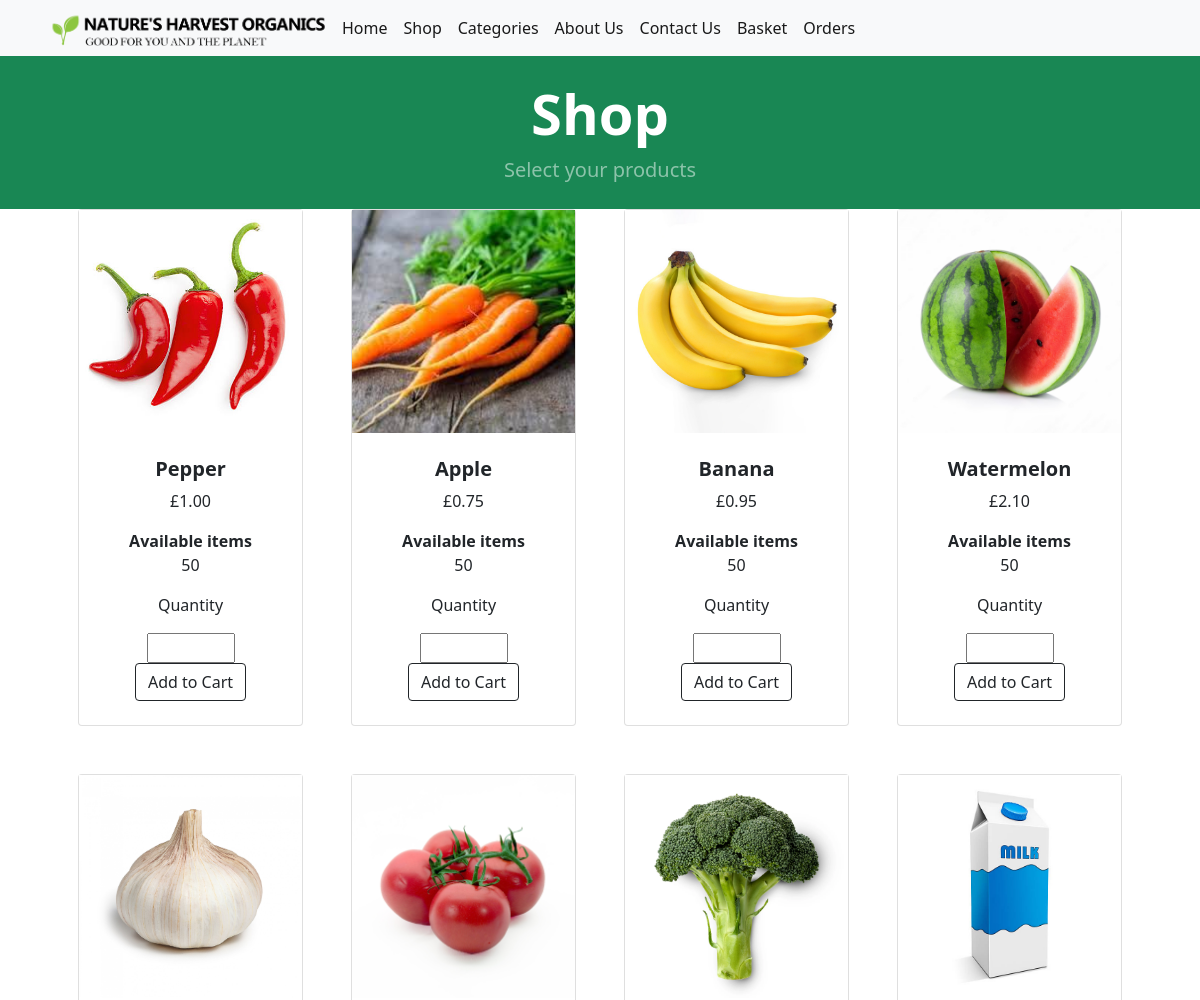
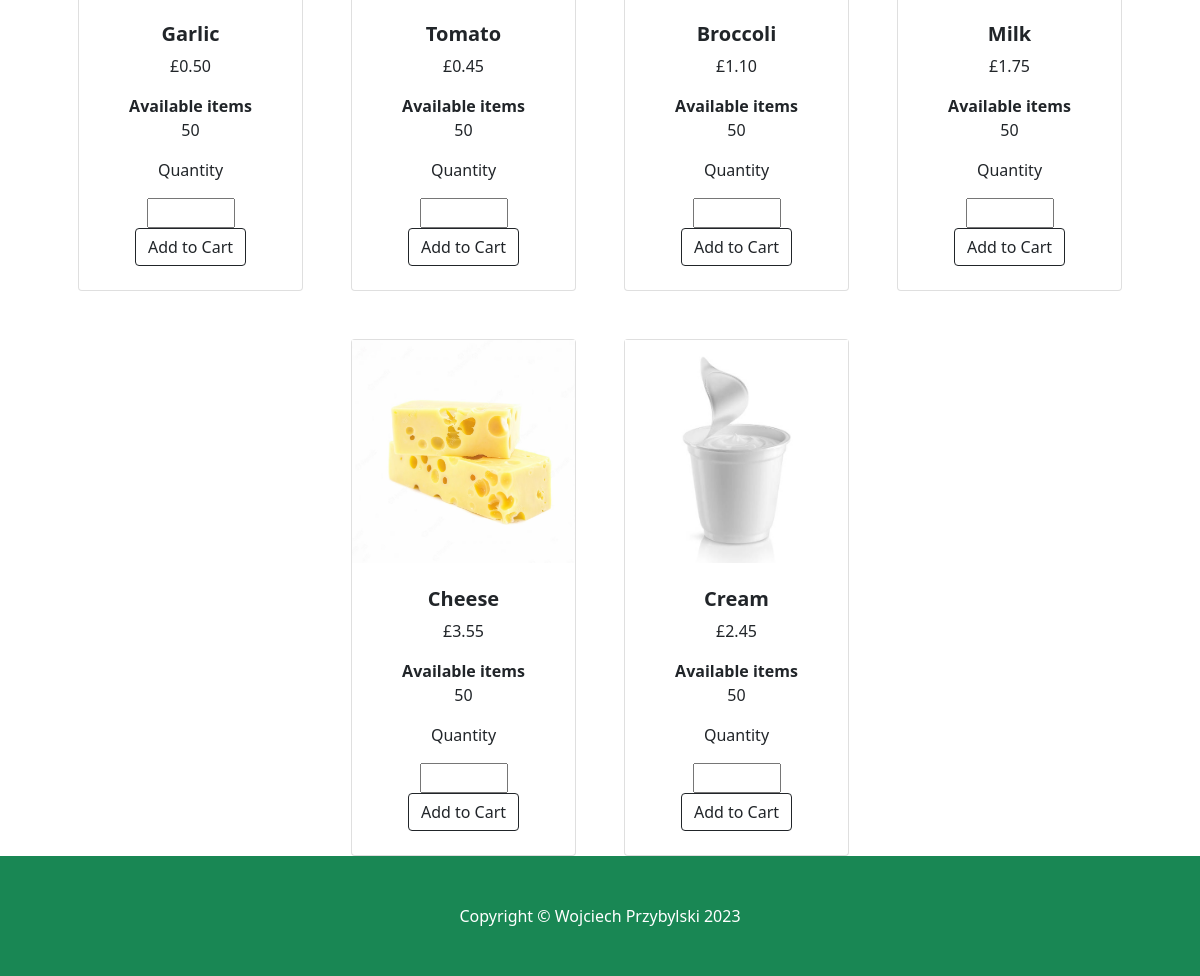
Page /shop on the committed database (2 pictures, top to bottom).
### tables this page shows
CREATE TABLE items (
	id INTEGER NOT NULL, 
	name VARCHAR(30) NOT NULL, 
	stock INTEGER NOT NULL, 
	price FLOAT NOT NULL, 
	type_id VARCHAR(15) NOT NULL, 
	PRIMARY KEY (id), 
	UNIQUE (name), 
	FOREIGN KEY(type_id) REFERENCES types (id)
);

### application/__init__.py (the view)
    @app.route('/shop', methods=['GET','POST'])
    def shop():
        from application import models
        items = models.Items.query.all()
        baseUrl = '/static/'
        return render_template("shop.html", items=items, baseUrl=baseUrl)

### application/templates/shop.html (shortened to what this page needs)
{% extends 'base.html' %}
{% block content %}
    <header class="bg-success py-2">
        <div class="container px-4 px-lg-5 my-3">
            <div class="text-center text-white">
                <h1 class="display-4 fw-bolder">Shop</h1>
                <p class="lead fw-normal text-white-50 mb-0">Select your products</p>
            </div>
        </div>
    </header>
    <section class="py-5">
        <div class="container px-4 px-lg-5 mt-5">
            <div class="row gx-4 gx-lg-5 row-cols-2 row-cols-md-3 row-cols-xl-4 justify-content-center">
                {% for item in items %}
                <div class="col mb-5">
                        <div class="card h-100">
                            <a class="pic" href="{{item.name}}"><img src="{{ baseUrl }}assets/images/{{item.id}}.jpg"></img></a>
                            <div class="card-body p-4">
                                <div class="text-center">
                                    <h5 class="fw-title">{{item.name}}</h5>
                                        <p class="price">£{{ "%.2f" | format(item.price) }}</p>
                                    <div>
                                        <b class="fw-bolder">Available items</b>
                                        <p class="">{{item.stock}}</p>
                                    </div>
                                    <div>
                                        <p>Quantity</p>
                                        <form action="{{ url_for('add_to_cart') }}" method="POST">
                                            <input name="quantity" type="number" min="1" max="{{item.stock}}">
                                            <button class="btn btn-outline-dark mt-auto" name="add_item" type="submit">Add to Cart</button>
                                        </form>
                                    </div>
                                </div>
                            </div>
                        </div>
                </div>
                {% endfor %}
            </div>
        </div>
    </section>
{% endblock %}

### application/templates/base.html (shortened to what this page needs)
<!DOCTYPE html>
<html lang="en">
<head>
    <link href="https://cdn.jsdelivr.net/npm/bootstrap-icons@1.5.0/font/bootstrap-icons.css" rel="stylesheet" />
    <link href="{{ url_for('static', filename='css/styles.css') }}" rel="stylesheet" />
</head>
<body>
    {% include 'navbar.html' %}
    {% block content %}{% endblock %}
    <footer class="py-5 bg-success">
        <div class="container"><p class="m-0 text-center text-white">Copyright &copy; Wojciech Przybylski 2023</p></div>
    </footer>
</body>
</html>

### application/templates/navbar.html (shortened to what this page needs)
<nav class="navbar navbar-expand-lg navbar-light bg-light">
    <div class="container px-4 px-lg-5">
        <a class="brand-logo" href="/"><img src='static/assets//images/Untitled-1.png'></img></a>
        <div class="collapse navbar-collapse" id="navbarSupportedContent">
            <ul class="navbar-nav me-auto mb-2 mb-lg-0 ms-lg-5">
                <li class="nav-item"><a class="nav-link active" aria-current="page" href="/">Home</a></li>
                <li class="nav-item"><a class="nav-link active" aria-current="page" href="/shop">Shop</a></li>
                <li class="nav-item"><a class="nav-link active" aria-current="page" href="/categories">Categories</a></li>
                <li class="nav-item"><a class="nav-link active" aria-current="page" href="/about">About Us</a></li>
                <li class="nav-item"><a class="nav-link active" aria-current="page" href="/contact_us">Contact Us</a></li>
                <li class="nav-item"><a class="nav-link active" aria-current="page" href="/basket">Basket</a></li>
                <li class="nav-item"><a class="nav-link active" aria-current="page" href="/orders">Orders</a></li>
            </ul>
                <div class="card-footer p-4 pt-0 border-top-0 bg-transparent"></div>
        </div>
    </div>
</nav>

### rows in the picture
items: shows a picture, name "Pepper", price "1.00", stock "50"
items: shows a picture, name "Apple", price "0.75", stock "50"
items: shows a picture, name "Banana", price "0.95", stock "50"
items: shows a picture, name "Watermelon", price "2.10", stock "50"
items: shows a picture, name "Garlic", price "0.50", stock "50"
items: shows a picture, name "Tomato", price "0.45", stock "50"
items: shows a picture, name "Broccoli", price "1.10", stock "50"
items: shows a picture, name "Milk", price "1.75", stock "50"
items: shows a picture, name "Cheese", price "3.55", stock "50"
items: shows a picture, name "Cream", price "2.45", stock "50"
